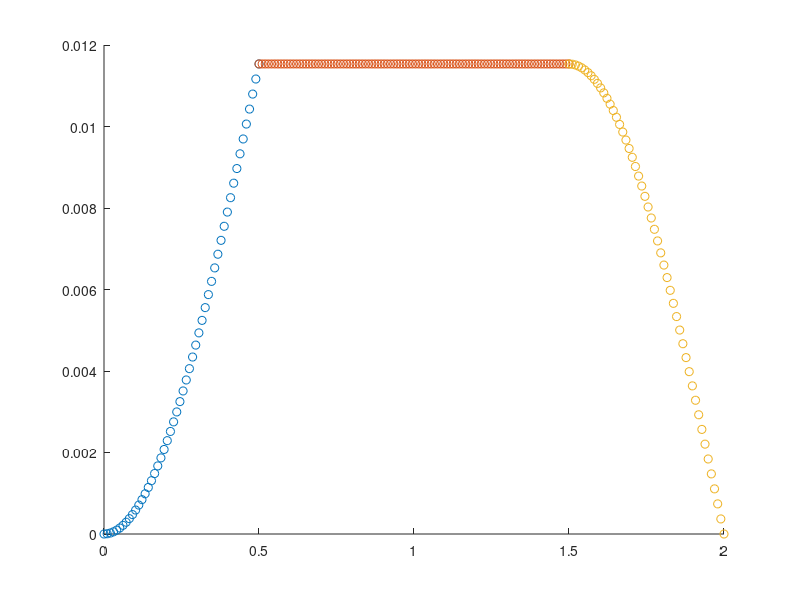

Source code (MATLAB):
close all

% TO CHANGE

T = 2; % Total duration
t = 1; % Gripped duration
d1 = 0.5; % getting to postion
d2 = 0.5; % return to position
N = 200; % number of 'points'
A = 0.011535; % distanced covered
filename = 'grip_Profile';

% END TO CHANGE



% Calculate each section number of points
N1 = int16(N/T*d1);
N2 = int16(N/T*t);
N3 = N-N1-N2;

% Determine end of phase 1 and 2 time
l1 = 0+d1;
l2 = l1+t;

% linearly spread space for all 3 phases
n1 = linspace(0,d1,N1);
n2 = linspace(l1,l2,N2);
n3 = linspace(l2,T,N3);

% Phase 1, reshape to fit 1xn
y1 = -A*cos(0.5/d1*pi*n1) + A;
y1 = reshape(y1, [N1,1]);

% Phase 2, only get 1st column
y2 = A*ones(N2);
y2 = y2(:,1);

% Phase 3, reshape to fit 1xn
y3 = A*cos(0.5/d2*pi*(n3-l2));
y3 = reshape(y3, [N3,1]);

% join x and y axis 
y = [y1; y2; y3];
n = [reshape(n1, [N1,1]); reshape(n2, [N2,1]); reshape(n3, [N3,1])];
grip_profile = [n y];

% Export
save(filename,'grip_profile');

% Visualise plots
scatter(n1,y1);
hold on;
scatter(n2,y2);
scatter(n3,y3);